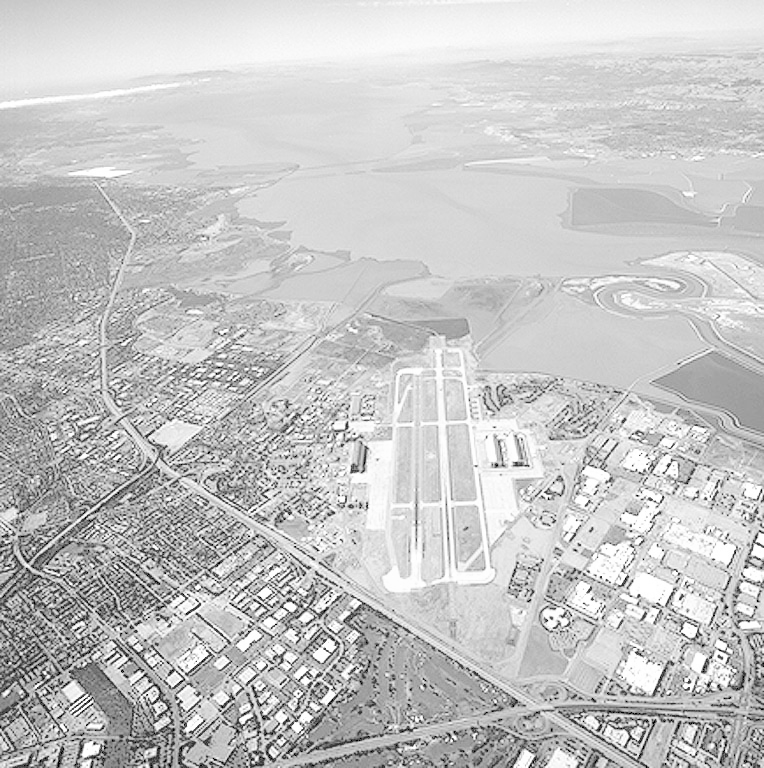
%> input picture chap03/aerialview-washedout.tif, 764 x 768 px
$ octave lab_01.m   (GNU Octave 9; MATLAB toolbox functions it lacks are replaced by stand-ins)
%> lines starting %> are read from the running program, lines starting %| are printed output that depends on the picture
close all;
clear;

f = imread("aerialview-washedout.tif");
%> f is the input picture: size 768x764 uint8; min 0, max 255, mean 197.2
whos f;

figure(1);
imshow(f);

figure(2);
imshow(f, []);

f = imread("rose.tif");
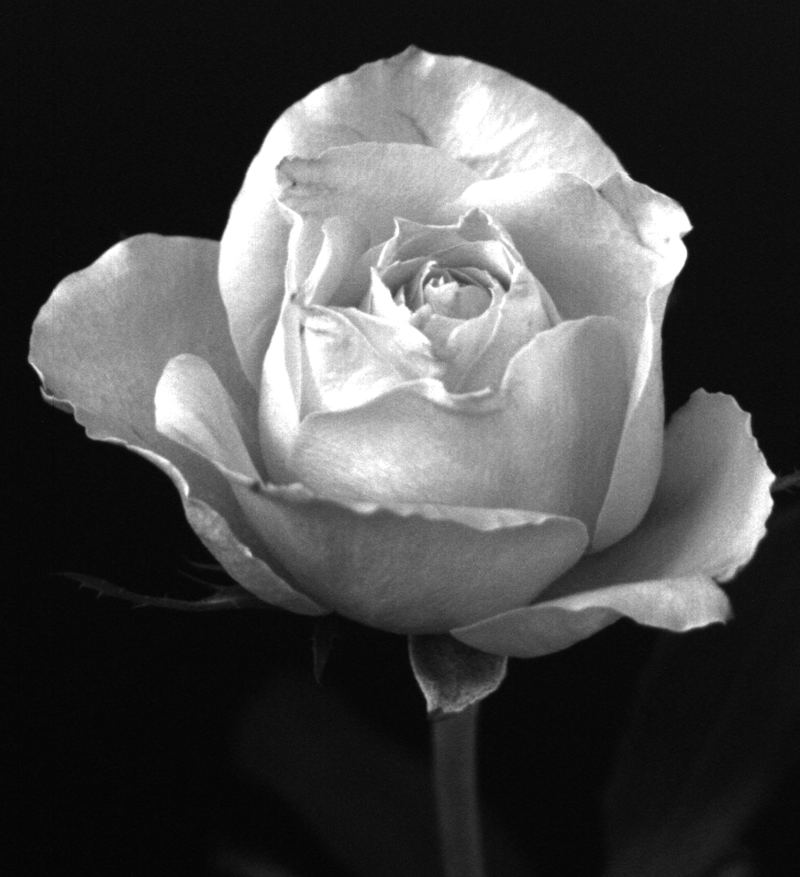
%> input picture chap03/rose.tif, 1600 x 1754 px (shown at 1/2 size)
%> f is the input picture: size 1754x1600 uint8; min 1, max 255, mean 73.2
figure(3);
imshow(f);

fp = f(end:-1:1, :);
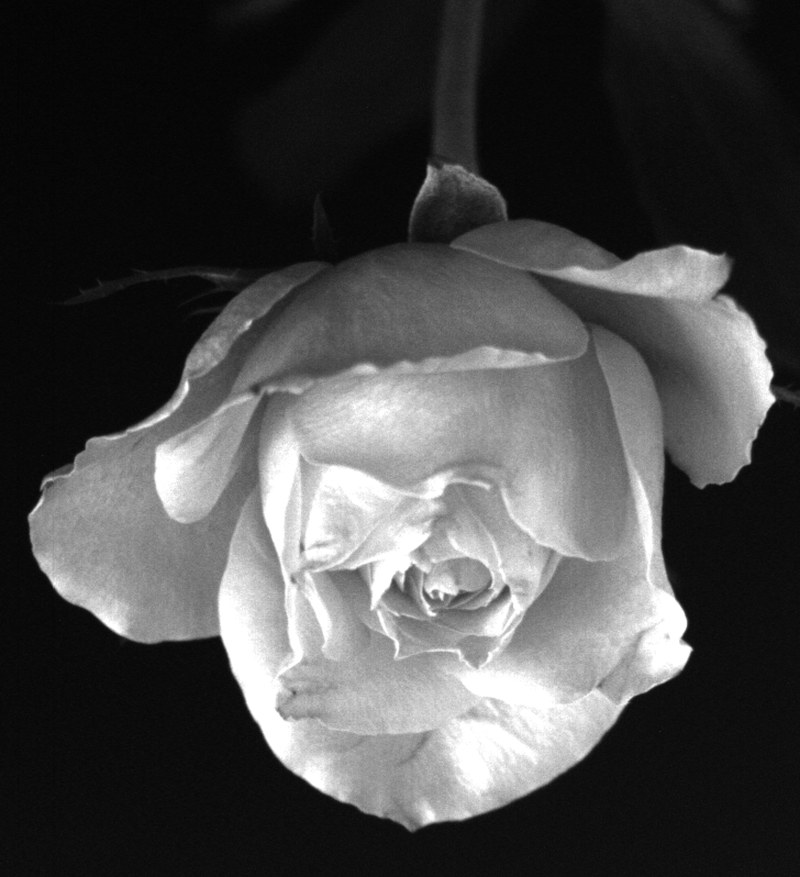
%> fp: size 1754x1600 uint8 (shown at 1/2 size); min 1, max 255, mean 73.2; mean of the top-left, top-right, bottom-left and bottom-right quarters 31, 58.2, 100.1, 103.5
figure(4);
imshow(fp);

fs = f(1:2:end, 1:2:end);
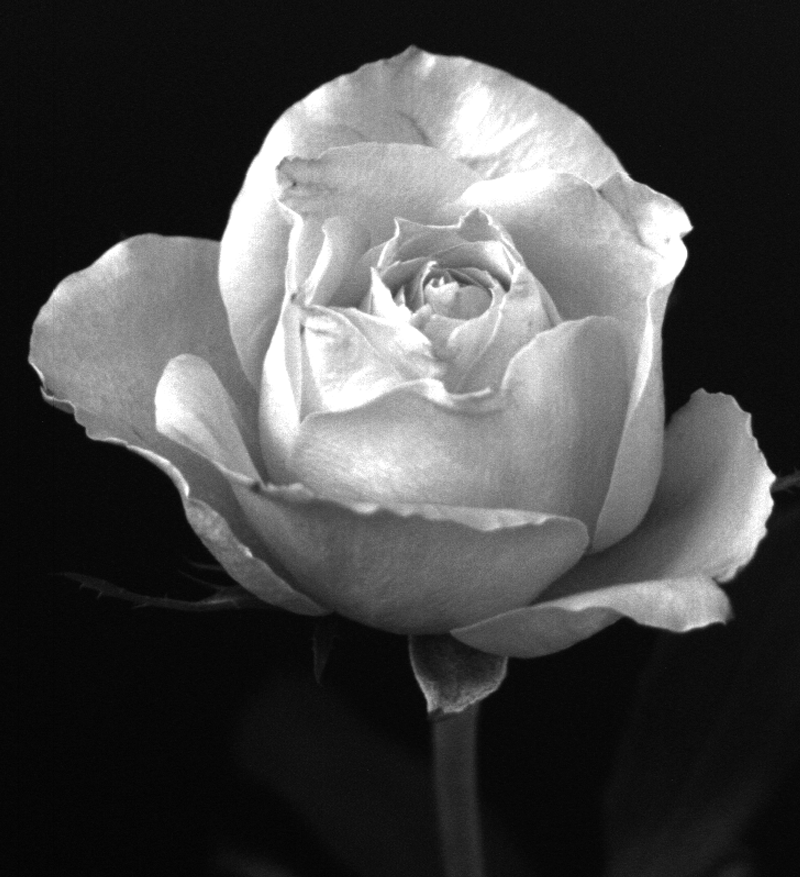
%> fs: size 877x800 uint8; min 2, max 255, mean 73.2
figure(5);
imshow(fs);

figure(6);
plot(f(512, :));
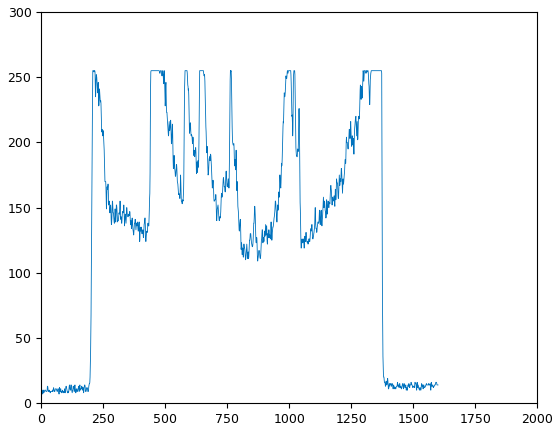
%> figure redrawn from the program's plot data; curve peaks at x = 208, y = 255

figure(7);
fm = f(:, end:-1:1);
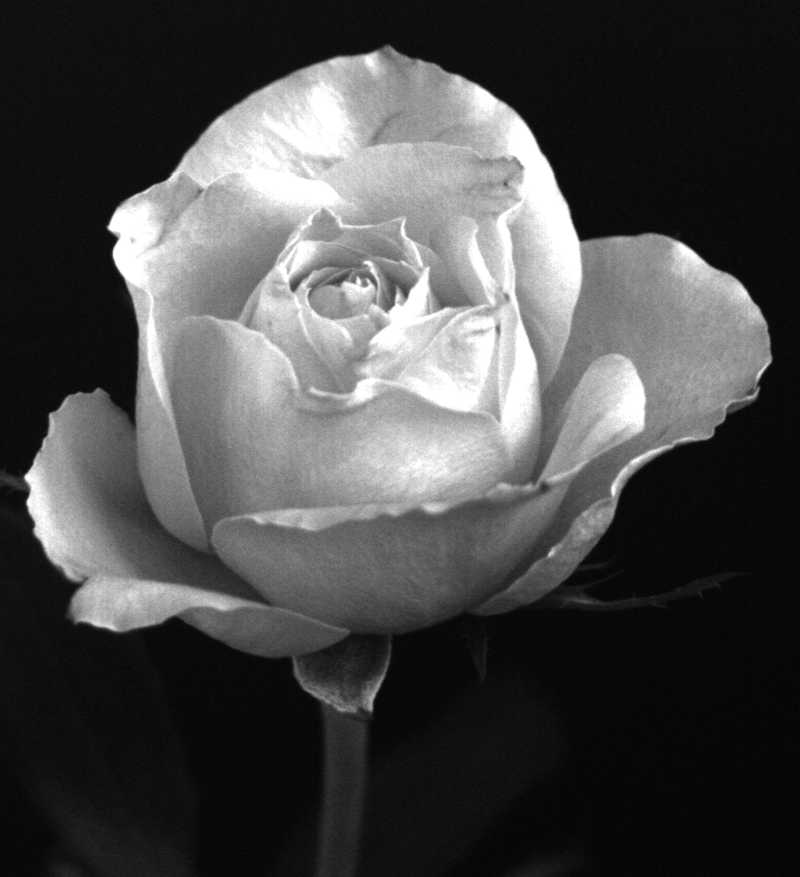
%> fm: size 1754x1600 uint8 (shown at 1/2 size); min 1, max 255, mean 73.2; mean of the top-left, top-right, bottom-left and bottom-right quarters 103.5, 100.1, 58.2, 31
imshow(fm);
